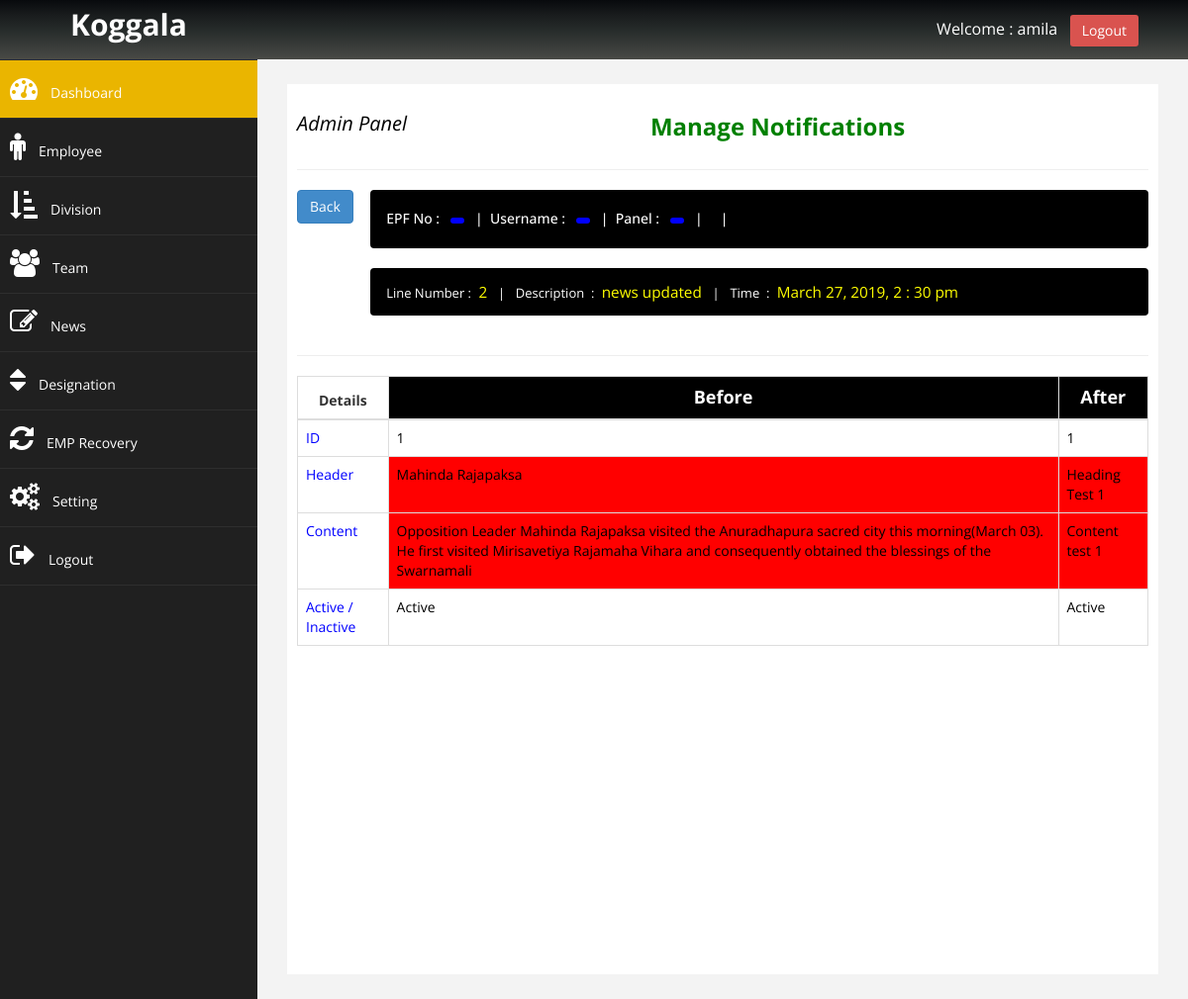
Page /admin/manage_noti_news_update.php?dtlId=11&notiNum=2 (signed in) on the committed database.
### tables this page shows
CREATE TABLE `trxn_type` (
  `id` int(11) NOT NULL,
  `description` varchar(100) NOT NULL
);

CREATE TABLE `trxn_dtl` (
  `dtl_id` int(11) NOT NULL,
  `trxn_id` int(11) NOT NULL,
  `type` int(11) NOT NULL,
  `trxn_date` datetime NOT NULL,
  `description` varchar(50) NOT NULL
);

CREATE TABLE `noti_news` (
  `id` int(11) NOT NULL,
  `news_id` int(11) NOT NULL,
  `trxn_id` int(11) NOT NULL,
  `active_id` int(11) NOT NULL,
  `update_tpye` int(11) NOT NULL,
  `heading` varchar(100) NOT NULL,
  `content` varchar(200) NOT NULL,
  `active` int(11) NOT NULL
);

### admin/manage_noti_news_update.php (the view, shortened to what this page needs)
<?php
$con = new mysqli(DB_HOSTNAME,DB_USERNAME, DB_PASSWORD,DB_NAME);
if(!isset($_SESSION["adminSession"])){
        echo "<script type='text/javascript'>window.location.href = '../login.php';</script>";
}else{
        $trxnID    = $_SESSION['trxn_id'];
?>
<!DOCTYPE html>
<html>
<head>
    <link href="../assets/css/bootstrap.css" rel="stylesheet" />
    <link href="../assets/css/font-awesome.css" rel="stylesheet" />
    <link href="../assets/js/morris/morris-0.4.3.min.css" rel="stylesheet" />
    <link href="../assets/css/custom.css" rel="stylesheet" />
</head>
<body>
<div id="wrapper">
  <nav class="navbar navbar-default navbar-cls-top" role="navigation" style="margin-bottom: 0">
    <div class="navbar-header">
      <a href="#" class="navbar-brand ">Koggala</a>
    </div>
            <div id="navbar-right">Welcome : <?php echo $_SESSION["adminSession"];?> &nbsp; <a href="logout.php" class="btn btn-danger square-btn-adjust">Logout</a>
            </div>
  </nav>
    <nav class="navbar-default navbar-side" role="navigation">
        <div class="sidebar-collapse">
            <ul class="nav" id="main-menu">
                <li>
                    <a href="index.php" class="active-menu"><i class="fa fa-dashboard fa-2x"></i>Dashboard</a>
                </li>
                <li>
                    <a href="manage_employee.php"><i class="fa fa-male fa-2x"></i>Employee</a>
                </li>
                <li>
                    <a href="devision_manage.php"><i class="fa fa-sort-amount-asc fa-2x"></i>Division</a>
                </li>
                <li>
                    <a href="team_manage.php" ><i class="fa fa-users fa-2x"></i>Team</a>
                </li>
                 <li>
                    <a href="news_manage.php"><i class="fa fa-edit fa-2x"></i>News</a>
                </li>
                <li>
                    <a href="position_manage.php"><i class="fa fa-sort fa-2x"></i>Designation</a>
                </li>
                <li>
                    <a href="emp_Recovery.php"><i class="fa fa-refresh fa-2x"></i>EMP Recovery</a>
                </li>
                <li>
                    <a href="setting.php"><i class="fa fa-cogs fa-2x"></i>Setting</a>
                </li>
                <li>
                    <a href="logout.php"><i class="fa fa-sign-out fa-2x"></i>Logout</a>
                </li>
            </ul>
        </div>
    </nav>
            <?php
            if($_GET['dtlId'] AND $_GET['notiNum']){
                  $dtlId   = $_GET['dtlId'];
                  $notiNum = $_GET['notiNum'];
                  $beSQL     = "SELECT * FROM `noti_news` WHERE `active_id` = '$dtlId' AND `update_tpye` = 1";
                  $beQuery   = mysqli_query($con, $beSQL);
                  $beRow     = mysqli_fetch_assoc($beQuery);
                   $benid   = $beRow['news_id'];
                   $behadig = $beRow['heading'];
                   $beconet = $beRow['content'];
                   if($beRow['active'] == 1){
                      $beactive  = "Active";
                   }else{
                      $beactive  = "Inactive";
                   }
                  $afSQL     = "SELECT * FROM `noti_news` WHERE `active_id` = '$dtlId' AND `update_tpye` = 2";
                  $afQuery   = mysqli_query($con, $afSQL);
                  $afRow     = mysqli_fetch_assoc($afQuery);
                  $afnid    = $afRow['news_id'];
                  $afhadig  = $afRow['heading'];
                  $afconet  = $afRow['content'];
                  if($afRow['active'] == 1){
                      $afactive  = "Active";
                   }else{
                      $afactive  = "Inactive";
                   }
            ?>
         <div id="page-wrapper">
          <div id="page-inner">
            <div class="row">
              <div class="col-md-12 col-lg-12 text-center">
                <h3>
                  <small style="color:black; float:left; font-size:20px;"><i>Admin Panel</i></small>
                  <strong style="color:green">Manage Notifications</strong>
                </h3>
              </div>
            </div>
            <hr/>
            <div class="row">
                <div class="col-md-1">
                    <div class="form-group">
                       <a href="manage_notiResult.php?trxn_id=<?php echo $trxnID; ?>" class="btn btn-primary">Back</a>
                    </div>
                </div>
                <div class="col-md-11 col-sm-12 col-xs-12 ">
              <div class="panel" style="background:black;">
                 <div class="panel-heading">
                  <h5 style="color:white;">EPF No :&nbsp;&nbsp;
                        <span class="badge badge-light" style="background:blue;">
                        </span>
                        &nbsp;&nbsp;|&nbsp;&nbsp;Username :&nbsp;&nbsp;
                        <span class="badge badge-light" style="background:blue;">
                        </span>
                        &nbsp;&nbsp;|&nbsp;&nbsp;Panel :&nbsp;&nbsp;
                        <span class="badge badge-light" style="background:blue;">
                        </span>
                        &nbsp;&nbsp;|&nbsp;&nbsp;
                        &nbsp;&nbsp;|&nbsp;&nbsp;
                  </h5>
                 </div>
              </div>
              </div>
            </div>
            <div class="row">
              <div class="col-md-11 col-sm-12 col-xs-12 col-md-offset-1">
                <?php
                $dateSQL    = "SELECT * FROM `trxn_dtl` WHERE `dtl_id` = '$dtlId'" ;
                $dateqty    = mysqli_query($con, $dateSQL);
                $dateRow    = mysqli_fetch_assoc($dateqty);
                $typ        = $dateRow['type'];
                $typeSQL    = "SELECT `description` FROM `trxn_type` WHERE `id` = '$typ'" ;
                $typeQyery  = mysqli_query($con, $typeSQL);
                $typeRow    = mysqli_fetch_assoc($typeQyery);
                ?>
                <div class="panel" style="background:black;color:yellow;font-size:18px;">
                 <div class="panel-heading">
                    <small style="">
                      <small style="color:white;">Line Number&nbsp;:&nbsp;</small>
                      <?php echo  $notiNum;?>
                      <small style="color:white;">&nbsp;&nbsp;|&nbsp;&nbsp;</small>
                      <small style="color:white;">Description &nbsp;:&nbsp;</small>
                      <?php echo $typeRow['description']; ?>
                      <small style="color:white;">&nbsp;&nbsp;|&nbsp;&nbsp;</small>
                      <small style="color:white;">Time &nbsp;:&nbsp;</small>
                      <?php echo date('F j, Y, g : i a',strtotime($dateRow['trxn_date'])); ?>
                    </small>
                 </div>
               </div>
              </div>
            </div>
            <hr/>
            <div class="row">
              <div class="col-md-12 col-lg-12 col-sm-12 col-xs-12">
                <table class="table table-bordered">
                  <thead>
                    <th class="text-center">Details</th>
                    <th class="text-center" style="background:black; color:white; font-size:18px;">Before</th>
                    <th class="text-center" style="background:black; color:white; font-size:18px;">After</th>
                  </thead>
                  <?php
                         $othercss = "color:black;font-size:14px;";
                         $colorOne = "background:red;";
                         $colorTwo = "background:white;";
                        if ($benid <> $afnid)
                        {
                          $idbgd = "$colorOne";
                        }else
                        {
                          $idbgd = "$colorTwo";
                        }
                        if ($behadig <> $afhadig)
                        {
                          $hadigbgd = "$colorOne";
                        }else
                        {
                          $hadigbgd = "$colorTwo";
                        }
                        if ($beconet <> $afconet)
                        {
                          $conbgd = "$colorOne";
                        }else
                        {
                          $conbgd = "$colorTwo";
                        }
                        if ($beactive <> $afactive)
                        {
                          $actbgd = "$colorOne";
                        }else
                        {
                          $actbgd = "$colorTwo";
                        }
                  ?>
                  <tbody>
                    <tr><td id="colorTd">ID</td>
                                  <td style="<?php echo $idbgd.$othercss; ?>"><?php echo $benid; ?></td>
                                  <td style="<?php echo $idbgd.$othercss; ?>"><?php echo $afnid; ?></td></tr>
                    <tr><td id="colorTd">Header</td>
                                  <td style="<?php echo $hadigbgd.$othercss; ?>"><?php echo $behadig; ?></td>
                                  <td style="<?php echo $hadigbgd.$othercss; ?>"><?php echo $afhadig; ?></td></tr>
                    <tr><td id="colorTd">Content</td>
                                  <td style="<?php echo $conbgd.$othercss; ?>"><?php echo $beconet; ?></td>
                                  <td style="<?php echo $conbgd.$othercss; ?>"><?php echo $afconet; ?></td></tr>
                    <tr><td id="colorTd">Active / Inactive</td>
                                  <td style="<?php echo $actbgd.$othercss; ?>"><?php echo $beactive; ?></td>
                                  <td style="<?php echo $actbgd.$othercss; ?>"><?php echo $afactive; ?></td></tr>
                   </tbody>
                </table>
            </div>
          </div>
      </div>
    </div>
</div>
</body>
</html>
<?php
 }
}
?>

### assets/css/custom.css (style rules this page uses)
body { font-family: 'Open Sans', sans-serif; }
#wrapper { width: 100%; background: #202020; }
#page-wrapper { padding: 15px 15px; min-height: 500px; background: #F3F3F3; }
#page-inner { width: 100%; margin: 10px 20px 10px 0px; background-color:#fff!important; padding: 10px; min-height: 900px; }
.text-center { text-align: center; }
.navbar-cls-top .navbar-brand { color: #fff; width: 260px; text-align: center; height: 60px; font-size: 30px; font-weight: 700px; font-weight: bold; }
#navbar-right { color: white; float: right; padding: 15px 50px 5px 50px; font-size: 16px; }
.square-btn-adjust { border: 0px solid transparent; -webkit-border-radius: 0px; -moz-border-radius: 0px; border-radius: 3px; }
.active-menu { background-color: #EAB500!important; }
.sidebar-collapse, .sidebar-collapse .nav { background: none; }
.sidebar-collapse .nav { padding: 0px; }
.sidebar-collapse .nav > li > a { color: #fff; background: #202020; text-shadow: none; padding: 15px 10px; }
.sidebar-collapse .nav > li { border-bottom: 1px solid rgba(107, 108, 109, 0.19); }
.navbar-side { border:none; background-color: #202020; }
.nav > li > a >i { margin-right: 13px; }
.navbar-cls-top { background: linear-gradient(to bottom, #080a0d, #191c1d, #262b2a, #373a38, #494a46); border-bottom:none; }
.navbar-default { border: 0px solid black; }
@media (min-width: 768px) { #page-wrapper { margin: 0 0 0 260px; padding: 15px 30px; min-height: 900px; } }
@media (min-width: 768px) { .navbar-side { width: 260px; position: absolute; z-index: 1; } }
@media (min-width: 768px) { .navbar { border-radius: 0px; } }

### admin/manage_noti_news_update.php (style rules this page uses)
#colorTd { color:blue; font-size:bold; }

### rows in the picture
trxn_type: description "news updated"
trxn_dtl: trxn_date "March 27, 2019, 2 : 30 pm"
noti_news: news "1", heading "Mahinda Rajapaksa", content "Opposition Leader Mahinda Rajapaksa visited the Anuradhapura sacred city this morning(March 03). He first visited Mirisavetiya Rajamaha Vihara and consequently obtained the blessings of the Swarnamali", active "Active"
noti_news: news "1", heading "Heading Test 1", content "Content test 1", active "Active"

### other values in the picture
$_SESSION["adminSession"] "amila"
$notiNum "2"
